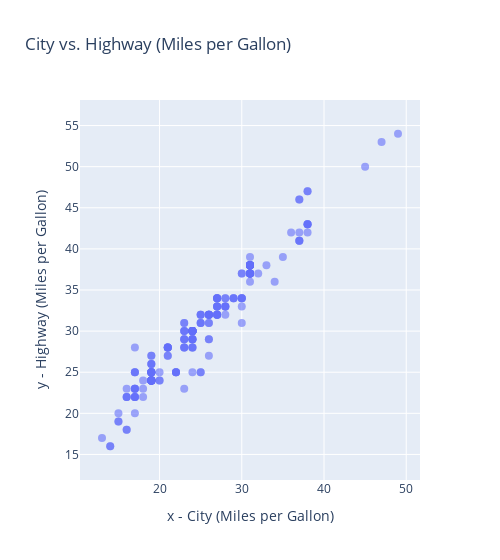

Source (notebook cell):
### Markdown cell above
There are no missing values. 

We are analyzing a simple example of two variables measured with the same scale: miles per gallon. For this, it is not necessary to standardize them. We can proceed to visualize the data.

### Code cell
# Plotting the data
fig = px.scatter(data, x='city_mpg', y='highway_mpg', 
           width=500, title="City (MPG) vs Highway (MPG)")

# Set the aspect ratio to be equal, this is done by updating the layout of the figure.
fig.update_layout(title="City vs. Highway (Miles per Gallon)",
                  xaxis=dict(title='x - City (Miles per Gallon)', scaleanchor="y", scaleratio=1),
                  yaxis=dict(title='y - Highway (Miles per Gallon)', scaleanchor="x", scaleratio=1))

# Update the markers and the opacity to get a more beautiful plot.
fig.update_traces(marker=dict(size=8, opacity=0.6))

# Show the figure
fig.show()

### Figure 1 — Plotly figure (JSON) as saved in the notebook; plotly's stock layout.template omitted (floating-point values rounded to 4 significant figures; data arrays with more than 128 entries replaced by an {"elided": "..."} marker saying what was removed)
{"data": [{"hovertemplate": "city_mpg=%{x}<br>highway_mpg=%{y}<extra></extra>", "legendgroup": "", "marker": {"color": "#636efa", "opacity": 0.6, "size": 8, "symbol": "circle"}, "mode": "markers", "name": "", "orientation": "v", "showlegend": false, "type": "scatter", "x": {"elided": "205 int values"}, "xaxis": "x", "y": {"elided": "205 int values"}, "yaxis": "y"}], "layout": {"legend": {"tracegroupgap": 0}, "title": {"text": "City vs. Highway (Miles per Gallon)"}, "width": 500, "xaxis": {"anchor": "y", "domain": [0, 1], "scaleanchor": "y", "scaleratio": 1, "title": {"text": "x - City (Miles per Gallon)"}}, "yaxis": {"anchor": "x", "domain": [0, 1], "scaleanchor": "x", "scaleratio": 1, "title": {"text": "y - Highway (Miles per Gallon)"}}}}
